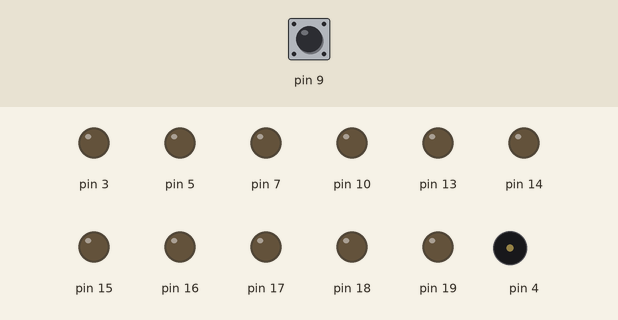
Simulated run of this sketch. Board: Arduino Uno, built for the host (arithmetic inside an expression is 32-bit, double 64-bit). Parts: output pins drawn as LEDs (lit = HIGH), buzzer (waves = sounding). The test bench sets the inputs (shaded band); at power-on: pin 9 HIGH.

Above: at 1.2 s.
1.3 s: pin 9 pulled LOW for 0.15 s
At 1.37 s:
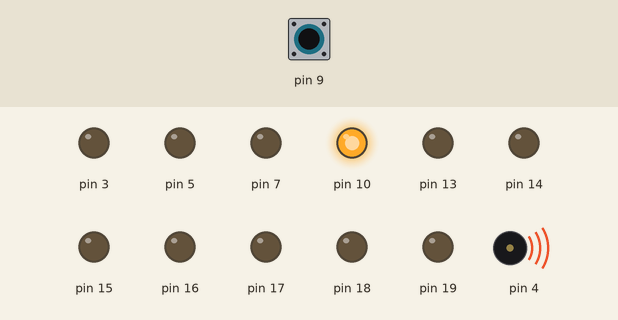
2.9 s: pin 9 pulled LOW for 3.2 s
At 7.4 s:
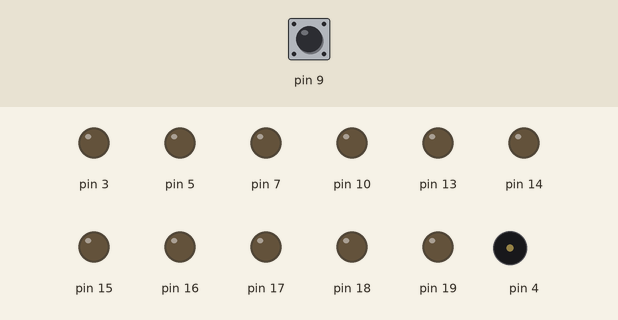
Timing chart, 0 to 8.9 s (numbered marks = the images above; inputs shaded):
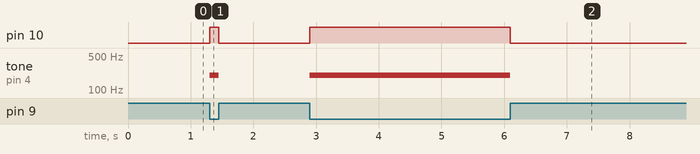

The sketch:

Buzz.ino
```cpp
#include "Utility.h"
#include "SimonBoardHacking.h"

void repeat()
{
  if (is_button_pressed(upper_left_button) == true)
  {
    start_buzzing(200);
    turn_on_light(upper_left_light);
  }
  if (is_button_pressed(upper_left_button) == false)
  {
    turn_off_light(upper_left_light);
    stop_buzzing();
  }
}
```

Measured:
- after the input at 1.3 s, pin 10: LOW → HIGH at once, → LOW 0.15 s later; tone on pin 4: silent → 200 Hz at once, → silent 0.15 s later
- after the input at 2.9 s, pin 10: LOW → HIGH at once, → LOW 3.2 s later; tone on pin 4: silent → 200 Hz at once, → silent 3.2 s later
